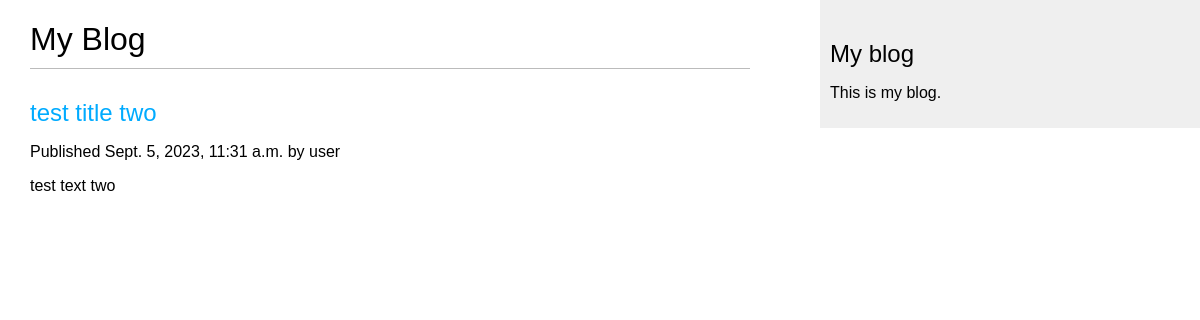
/blog/, run on an earlier commit of the app's database.
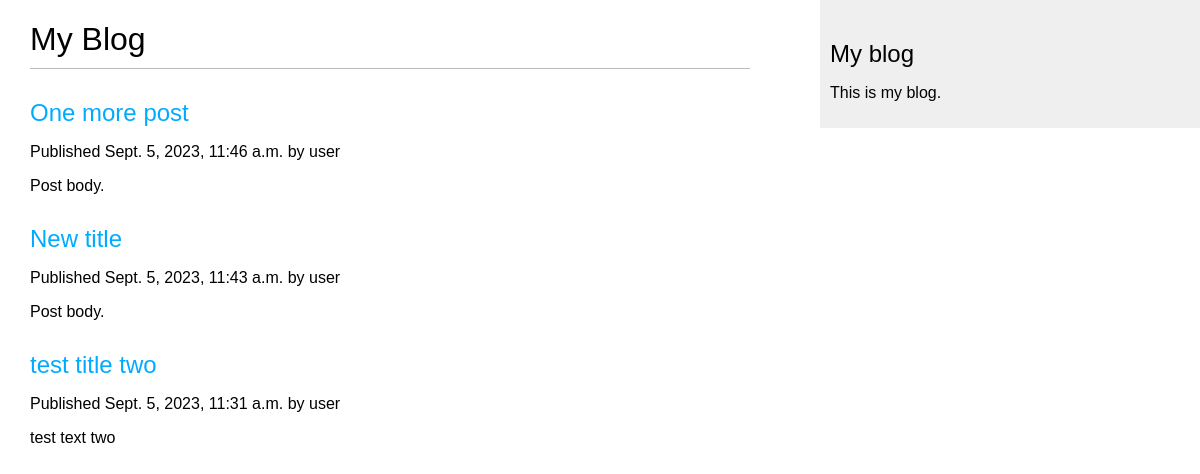
And on a later commit of the database.
### blog/models.py (models this page shows, shortened)
class Post(models.Model):
    class Status(models.TextChoices):
        DRAFT = 'DF', 'DRAFT'
        PUBLISHED = 'PB', 'Published'
    title = models.CharField(max_length=255)
    slug = models.SlugField(max_length=250)
    author = models.ForeignKey(User, on_delete=models.CASCADE, related_name='blog_posts')
    body = models.TextField()
    publish = models.DateTimeField(default=timezone.now)
    created = models.DateTimeField(auto_now_add=True)
    update = models.DateTimeField(auto_now=True)
    status = models.CharField(max_length=2,
                              choices=Status.choices,
                              default=Status.DRAFT)
    objects = models.Manager()
    published = PublishedManager()
    class Meta:
        ordering = ['-publish']
        indexes = [models.Index(fields=['-publish']),]

### blog/views.py (the view)
# urls.py: path('', views.post_list, name='post_list'),
def post_list(request):
    posts = Post.published.all()
    return render(request, 'blog/post/list.html', {'posts': posts})

### blog/models.py (called while the page is built)
    def get_queryset(self):
        return super().get_queryset().filter(status=Post.Status.PUBLISHED)

### blog/templates/blog/post/list.html (shortened to what this page needs)
{% extends "blog/base.html" %}
{% block content %}
    <h1>My Blog</h1>
    {% for post in posts %}
        <h2>
            <a href="{% url 'blog:post_detail' post.id %}">{{ post.title }}</a>
        </h2>
        <p class="data">
            Published {{ post.publish }} by {{ post.author }}
        </p>
        {{ post.body|truncatewords:30|linebreaks }}
    {% endfor %}
{% endblock %}

### blog/templates/blog/base.html (shortened to what this page needs)
{% load static %}
<!DOCTYPE html>
<html>
<head>
    <link rel="stylesheet" href="{% static 'css/blog.css' %}">
</head>
<body>
    <div id="content">
        {% block content %}
        {% endblock %}
    </div>
    <div id="sidebar">
        <h2> My blog</h2>
        <p>This is my blog.</p>
    </div>
</body>
</html>

### blog/static/css/blog.css (style rules this page uses)
body { margin:0; padding:0; font-family:helvetica, sans-serif; }
a { color:#00abff; text-decoration:none; }
h1 { font-weight:normal; border-bottom:1px solid #bbb; padding:0 0 10px 0; }
h2 { font-weight:normal; margin:30px 0 0; }
#content { float:left; width:60%; padding:0 0 0 30px; }
#sidebar { float:right; width:30%; padding:10px; background:#efefef; height:100%; }

What changed in the data, as far as the page shows it:
now on this page (row edited): Post: title "One more post", publish "Sept. 5, 2023, 11:46 a.m.", author "user", body "Post body."
now on this page (row edited): Post: title "New title", publish "Sept. 5, 2023, 11:43 a.m.", author "user", body "Post body."
